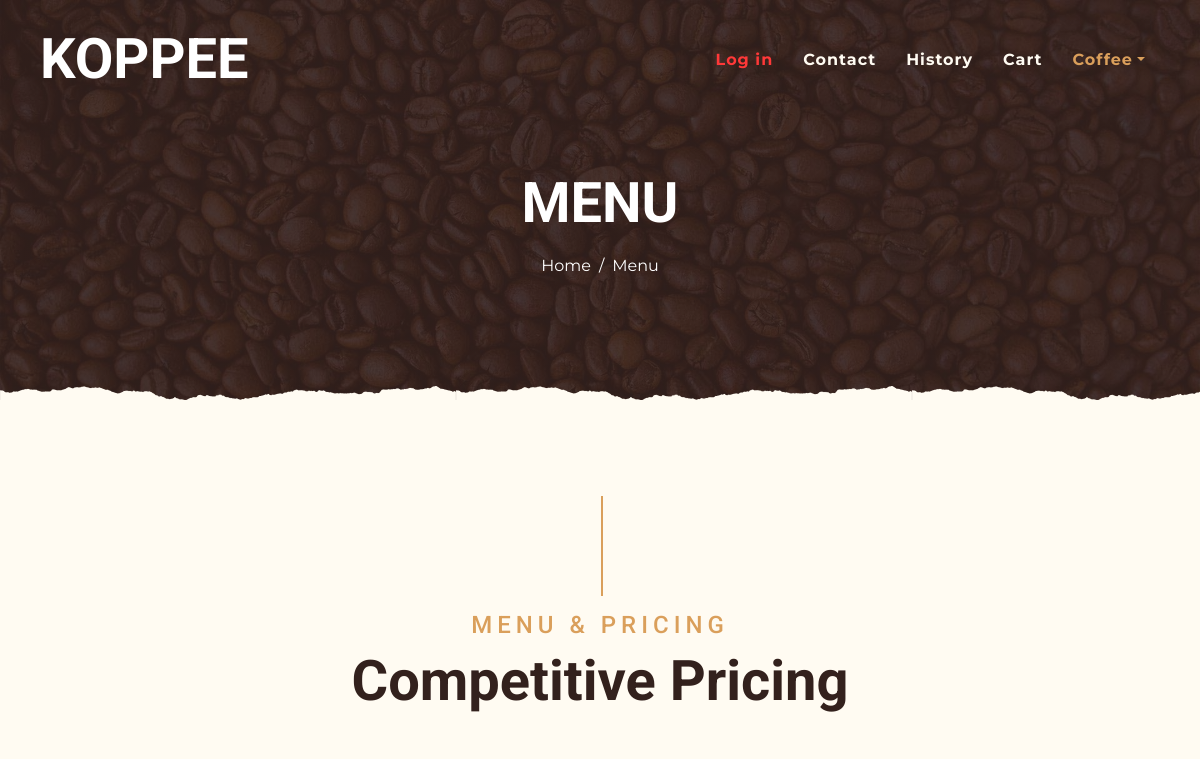
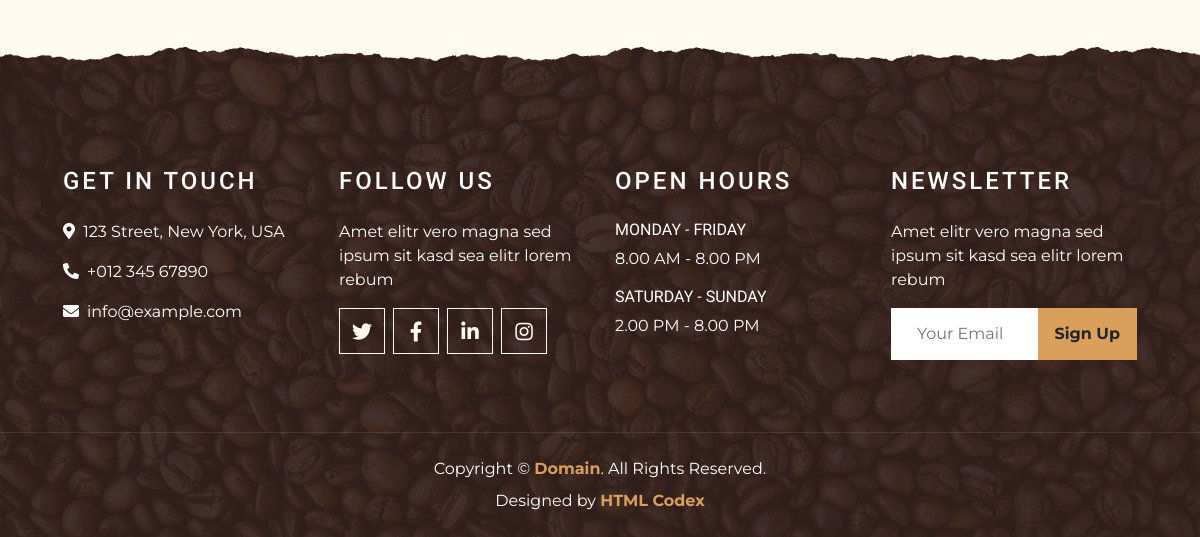
Before: /products/ with the older database file (2 pictures, top to bottom).
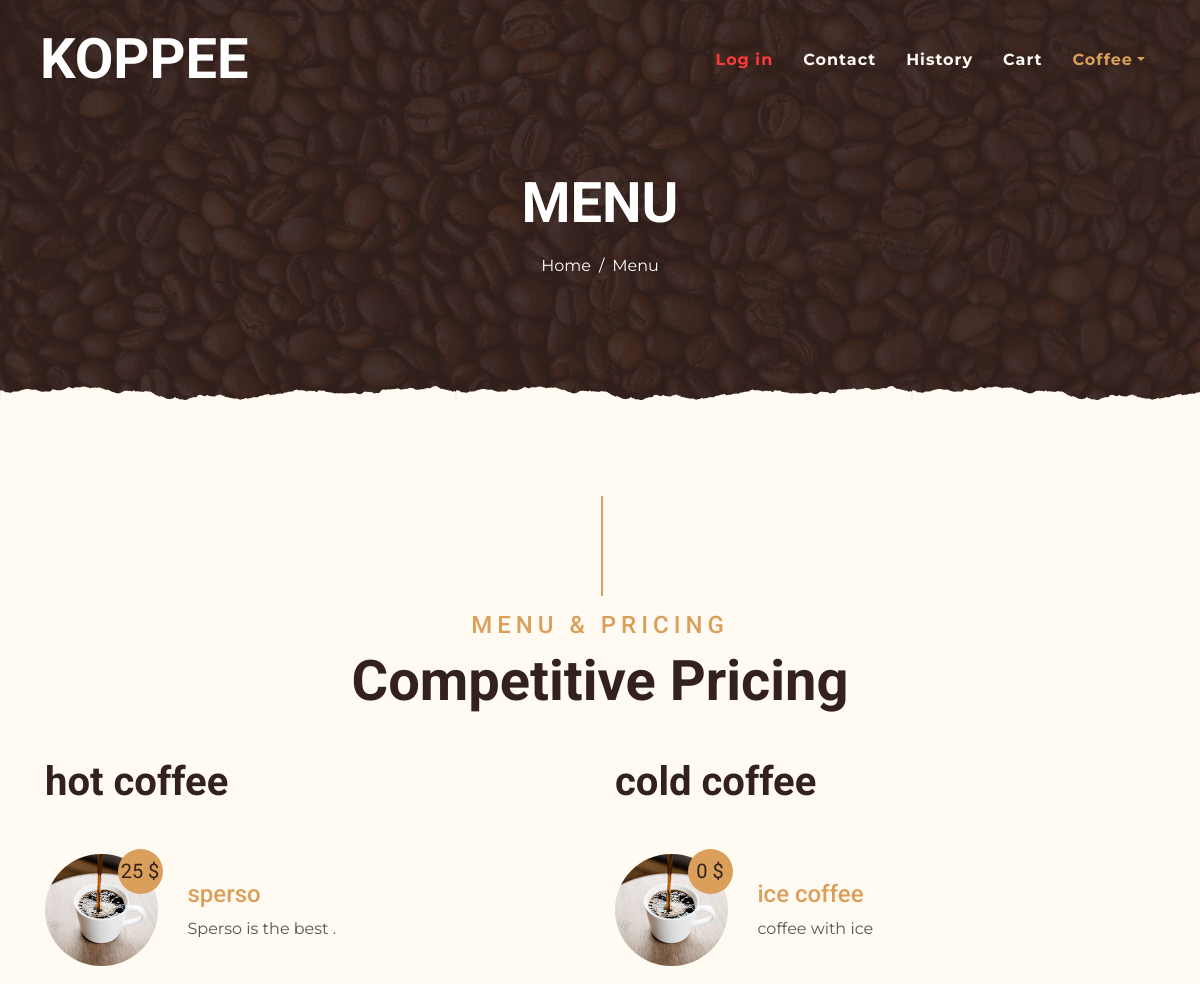
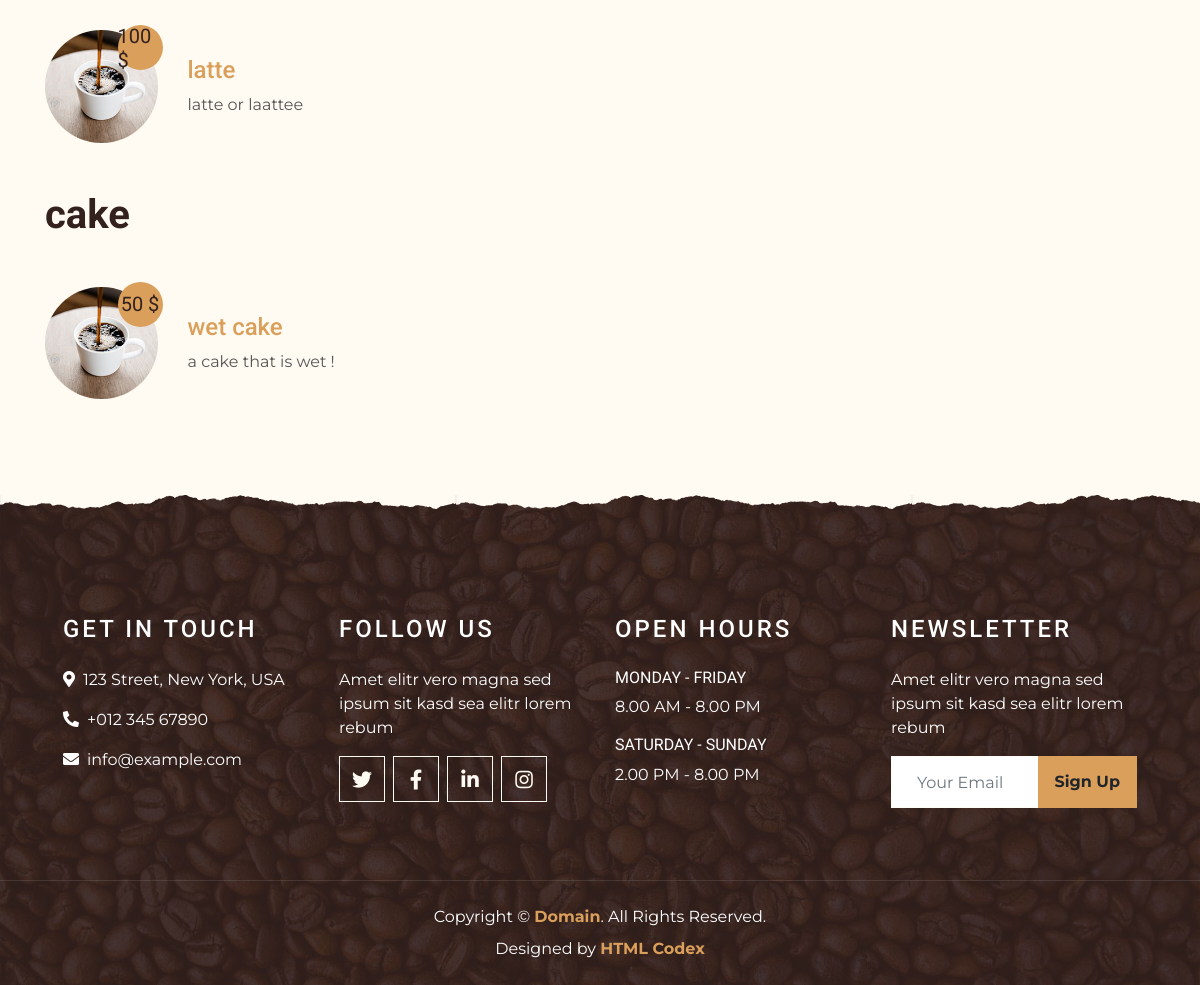
After: the same page with the newer database file (2 pictures, top to bottom).
### products/models.py (models this page shows, shortened)
class Category(models.Model):
    name = models.CharField(max_length=255, null=False, blank=False, unique=True, verbose_name="name")
    image = models.ImageField(upload_to='categories/')
    class Meta:
        verbose_name = 'category'
        verbose_name_plural = 'categories'

class Product(models.Model):
    name = models.CharField(max_length=255, null=False, blank=False, verbose_name="name")
    description = models.TextField(null=False)
    sugar = models.IntegerField(default=0)
    coffee = models.IntegerField(default=0)
    flour = models.IntegerField(default=0)
    chocolate = models.IntegerField(default=0)
    categories = models.ManyToManyField(Category, related_name="products", verbose_name="categories", blank=True)
    price = models.BigIntegerField(default=0, verbose_name='price')
    image = models.ImageField(upload_to='products/')
    class Meta:
        verbose_name = 'product'
        verbose_name_plural = 'products'

### products/views.py (the view)
# urls.py: path('', ProductListView.as_view(), name='home'),
class ProductListView(ListView):
    model = Product
    queryset = Product.objects.all()
    template_name = 'products/products-list.html'
    context_object_name = 'products'
    def get_context_data(self, *, object_list=None, **kwargs):
        context = super().get_context_data(object_list=None, **kwargs)
        categories = Category.objects.all()
        context['categories'] = categories
        return context

### templates/products/products-list.html
{% extends 'home/base.html' %}
{% load static %}
{% block main %}
    <div class="container-fluid page-header mb-5 position-relative overlay-bottom">
        <div class="d-flex flex-column align-items-center justify-content-center pt-0 pt-lg-5"
             style="min-height: 400px">
            <h1 class="display-4 mb-3 mt-0 mt-lg-5 text-white text-uppercase">Menu</h1>
            <div class="d-inline-flex mb-lg-5">
                <p class="m-0 text-white"><a class="text-white" href="{% url 'home:home' %}">Home</a></p>
                <p class="m-0 text-white px-2">/</p>
                <p class="m-0 text-white">Menu</p>
            </div>
        </div>
    </div>
    <div class="container-fluid pt-5">
        <div class="container">
            <div class="section-title">
                <h4 class="text-primary text-uppercase" style="letter-spacing: 5px;">Menu & Pricing</h4>
                <h1 class="display-4">Competitive Pricing</h1>
            </div>
            <div class="row">
                {% for category in categories %}
                    {% if category.products.all %}
                        <div class="col-lg-6">
                            <h1 class="mb-5">{{ category.name }}</h1>
                            {% for product in category.products.all %}
                                <div class="row align-items-center mb-5">
                                    <div class="col-4 col-sm-3">
                                        <a href="{% url 'products:details' product.id %}"><img
                                                class="w-100 rounded-circle mb-3 mb-sm-0"
                                                src="{% static 'base/img/menu-1.jpg' %}"
                                                alt=""></a>
                                        <h5 class="menu-price">{{ product.price }} $</h5>
                                    </div>
                                    <div class="col-8 col-sm-9">
                                        <h4><a href="{% url 'products:details' product.id %}">{{ product.name }}</a>
                                        </h4>
                                        <p class="m-0">{{ product.description }}</p>
                                    </div>
                                </div>
                            {% endfor %}
                        </div>
                    {% endif %}
                {% endfor %}
            </div>
        </div>
    </div>
{% endblock %}

### templates/home/base.html (shortened to what this page needs)
<!DOCTYPE html>
{% load static %}
<html lang="en">
<head>
    <link href="https://cdnjs.cloudflare.com/ajax/libs/font-awesome/5.10.0/css/all.min.css" rel="stylesheet">
    <link href="{% static 'base/lib/owlcarousel/assets/owl.carousel.min.css' %}" rel="stylesheet">
    <link href="{% static 'base/lib/tempusdominus/css/tempusdominus-bootstrap-4.min.css' %}" rel="stylesheet"/>
    <link href="{% static 'base/css/style.min.css' %}" rel="stylesheet">
    <link href="{% static 'base/css/mycss.css' %}" rel="stylesheet">
</head>
<body>
<div class="container-fluid p-0 nav-bar">
    <nav class="navbar navbar-expand-lg bg-none navbar-dark py-3">
        <a href="index.html" class="navbar-brand px-lg-4 m-0">
            <h1 class="m-0 display-4 text-uppercase text-white">KOPPEE</h1>
        </a>
        <div class="collapse navbar-collapse justify-content-between my-nav" id="navbarCollapse">
            <div class="navbar-nav ml-auto p-4">
                {% if user.is_authenticated %}
                    {% if user.is_admin %}
                        <a href="{% url 'accounts:logout'%}" class="nav-item nav-link my-login">Log Out</a>
                        <a href="{% url 'accounts:contact-page' %}" class="nav-item nav-link">Contact</a>
                        <a href="service.html" class="nav-item nav-link">History</a>
                        <a href="menu.html" class="nav-item nav-link">Cart</a>
                        <a href="{% url 'storage:materials' %}" class="nav-item nav-link">Materials</a>
                        <div class="nav-item dropdown">
                            <a href="#" class="nav-link dropdown-toggle active" data-toggle="dropdown">Coffee</a>
                            <div class="dropdown-menu text-capitalize">
                                {% for category in categories %}
                                    <a href="#" class="dropdown-item">{{ category.name }}</a>
                                {% endfor %}
                            </div>
                        </div>
                    {% else %}
                        <a href="{% url 'accounts:logout' %}" class="nav-item nav-link my-login">Log Out</a>
                        <a href="{% url 'accounts:contact-page' %}" class="nav-item nav-link">Contact</a>
                        <a href="service.html" class="nav-item nav-link">History</a>
                        <a href="menu.html" class="nav-item nav-link">Cart</a>
                        <div class="nav-item dropdown">
                            <a href="#" class="nav-link dropdown-toggle active" data-toggle="dropdown">Coffee</a>
                            <div class="dropdown-menu text-capitalize">
                                {% for category in categories %}
                                    <a href="#" class="dropdown-item">{{ category.name }}</a>
                                {% endfor %}
                            </div>
                        </div>
                    {% endif %}
                {% else %}
                    <a href="{% url 'accounts:login' %}" class="nav-item nav-link active my-login">Log in</a>
                    <a href="{% url 'accounts:contact-page' %}" class="nav-item nav-link">Contact</a>
                    <a href="service.html" class="nav-item nav-link">History</a>
                    <a href="menu.html" class="nav-item nav-link">Cart</a>
                    <div class="nav-item dropdown">
                        <a href="#" class="nav-link dropdown-toggle active" data-toggle="dropdown">Coffee</a>
                    </div>
                {% endif %}
            </div>
        </div>
    </nav>
</div>
{% block main %}
{% endblock %}
<div class="container-fluid footer text-white mt-5 pt-5 px-0 position-relative overlay-top">
    <div class="row mx-0 pt-5 px-sm-3 px-lg-5 mt-4">
        <div class="col-lg-3 col-md-6 mb-5">
            <h4 class="text-white text-uppercase mb-4" style="letter-spacing: 3px;">Get In Touch</h4>
            <p><i class="fa fa-map-marker-alt mr-2"></i>123 Street, New York, USA</p>
            <p><i class="fa fa-phone-alt mr-2"></i>+012 345 67890</p>
            <p class="m-0"><i class="fa fa-envelope mr-2"></i>info@example.com</p>
        </div>
        <div class="col-lg-3 col-md-6 mb-5">
            <h4 class="text-white text-uppercase mb-4" style="letter-spacing: 3px;">Follow Us</h4>
            <p>Amet elitr vero magna sed ipsum sit kasd sea elitr lorem rebum</p>
            <div class="d-flex justify-content-start">
                <a class="btn btn-lg btn-outline-light btn-lg-square mr-2" href="#"><i class="fab fa-twitter"></i></a>
                <a class="btn btn-lg btn-outline-light btn-lg-square mr-2" href="#"><i
                        class="fab fa-facebook-f"></i></a>
                <a class="btn btn-lg btn-outline-light btn-lg-square mr-2" href="#"><i
                        class="fab fa-linkedin-in"></i></a>
                <a class="btn btn-lg btn-outline-light btn-lg-square" href="#"><i class="fab fa-instagram"></i></a>
            </div>
        </div>
        <div class="col-lg-3 col-md-6 mb-5">
            <h4 class="text-white text-uppercase mb-4" style="letter-spacing: 3px;">Open Hours</h4>
            <div>
                <h6 class="text-white text-uppercase">Monday - Friday</h6>
                <p>8.00 AM - 8.00 PM</p>
                <h6 class="text-white text-uppercase">Saturday - Sunday</h6>
                <p>2.00 PM - 8.00 PM</p>
            </div>
        </div>
        <div class="col-lg-3 col-md-6 mb-5">
            <h4 class="text-white text-uppercase mb-4" style="letter-spacing: 3px;">Newsletter</h4>
            <p>Amet elitr vero magna sed ipsum sit kasd sea elitr lorem rebum</p>
            <div class="w-100">
                <div class="input-group">
                    <input type="text" class="form-control border-light" style="padding: 25px;"
                           placeholder="Your Email">
                    <div class="input-group-append">
                        <button class="btn btn-primary font-weight-bold px-3">Sign Up</button>
                    </div>
                </div>
            </div>
        </div>
    </div>
    <div class="container-fluid text-center text-white border-top mt-4 py-4 px-sm-3 px-md-5"
         style="border-color: rgba(256, 256, 256, .1) !important;">
        <p class="mb-2 text-white">Copyright &copy; <a class="font-weight-bold" href="#">Domain</a>. All Rights
            Reserved.</p>
        <p class="m-0 text-white">Designed by <a class="font-weight-bold" href="https://htmlcodex.com">HTML Codex</a>
        </p>
    </div>
</div>
</body>
</html>

### static/base/css/mycss.css (style rules this page uses)
.my-login { color: #ff3838 !important; }

Changed rows visible on the page:
added Category: name "hot coffee"
now on this page (row edited): Product: price "25", name "sperso", description "Sperso is the best .", shown under "hot coffee"
added Product: price "100", name "latte", description "latte or laattee", shown under "hot coffee"
added Category: name "cold coffee"
added Product: price "0", name "ice coffee", description "coffee with ice", shown under "cold coffee"
added Category: name "cake"
added Product: price "50", name "wet cake", description "a cake that is wet !", shown under "cake"
